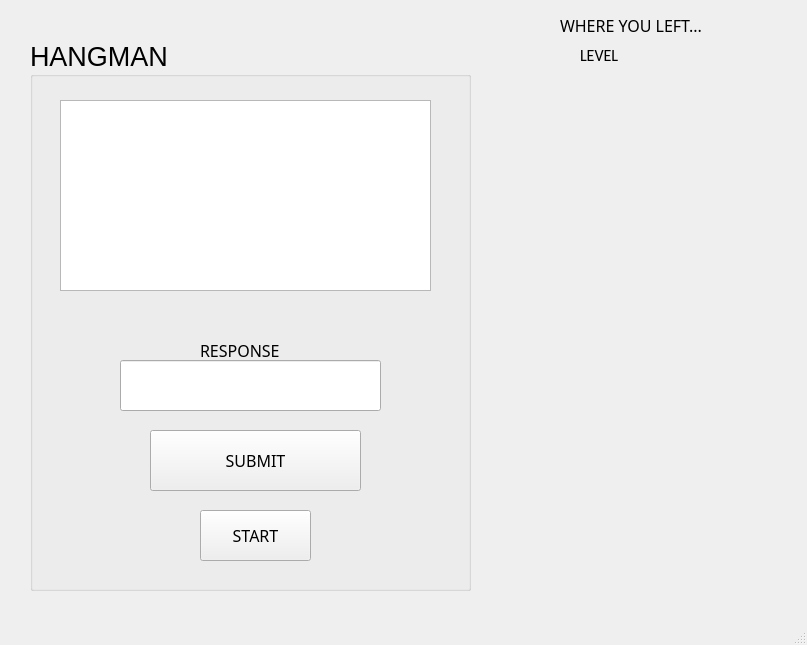
<?xml version="1.0" encoding="UTF-8"?>
<ui version="4.0">
 <class>MainWindow4</class>
 <widget class="QMainWindow" name="MainWindow4">
  <property name="geometry">
   <rect>
    <x>0</x>
    <y>0</y>
    <width>807</width>
    <height>645</height>
   </rect>
  </property>
  <property name="windowTitle">
   <string>MainWindow</string>
  </property>
  <widget class="QWidget" name="centralwidget">
   <widget class="QGroupBox" name="groupBox">
    <property name="geometry">
     <rect>
      <x>30</x>
      <y>40</y>
      <width>441</width>
      <height>551</height>
     </rect>
    </property>
    <property name="font">
     <font>
      <pointsize>20</pointsize>
     </font>
    </property>
    <property name="title">
     <string>HANGMAN</string>
    </property>
    <widget class="QTextBrowser" name="textBrowser">
     <property name="geometry">
      <rect>
       <x>30</x>
       <y>60</y>
       <width>371</width>
       <height>191</height>
      </rect>
     </property>
     <property name="font">
      <font>
       <family>Chiller</family>
       <pointsize>14</pointsize>
      </font>
     </property>
    </widget>
    <widget class="QPushButton" name="submit">
     <property name="geometry">
      <rect>
       <x>120</x>
       <y>390</y>
       <width>211</width>
       <height>61</height>
      </rect>
     </property>
     <property name="font">
      <font>
       <family>Calibri Light</family>
       <pointsize>12</pointsize>
      </font>
     </property>
     <property name="text">
      <string>SUBMIT</string>
     </property>
    </widget>
    <widget class="QLineEdit" name="lineEdit">
     <property name="geometry">
      <rect>
       <x>90</x>
       <y>320</y>
       <width>261</width>
       <height>51</height>
      </rect>
     </property>
     <property name="font">
      <font>
       <family>Calibri Light</family>
       <pointsize>12</pointsize>
      </font>
     </property>
    </widget>
    <widget class="QLabel" name="label">
     <property name="geometry">
      <rect>
       <x>170</x>
       <y>300</y>
       <width>91</width>
       <height>21</height>
      </rect>
     </property>
     <property name="font">
      <font>
       <family>Calibri Light</family>
       <pointsize>12</pointsize>
      </font>
     </property>
     <property name="text">
      <string>RESPONSE</string>
     </property>
    </widget>
    <widget class="QPushButton" name="start">
     <property name="geometry">
      <rect>
       <x>170</x>
       <y>470</y>
       <width>111</width>
       <height>51</height>
      </rect>
     </property>
     <property name="font">
      <font>
       <family>Calibri Light</family>
       <pointsize>12</pointsize>
      </font>
     </property>
     <property name="text">
      <string>START</string>
     </property>
    </widget>
   </widget>
   <widget class="QLabel" name="label_pic">
    <property name="geometry">
     <rect>
      <x>520</x>
      <y>220</y>
      <width>251</width>
      <height>321</height>
     </rect>
    </property>
    <property name="text">
     <string/>
    </property>
   </widget>
   <widget class="QLabel" name="label_level">
    <property name="geometry">
     <rect>
      <x>580</x>
      <y>40</y>
      <width>51</width>
      <height>31</height>
     </rect>
    </property>
    <property name="font">
     <font>
      <family>Calibri</family>
      <pointsize>12</pointsize>
     </font>
    </property>
    <property name="text">
     <string>LEVEL</string>
    </property>
   </widget>
   <widget class="QLabel" name="level">
    <property name="geometry">
     <rect>
      <x>640</x>
      <y>40</y>
      <width>51</width>
      <height>31</height>
     </rect>
    </property>
    <property name="font">
     <font>
      <family>Calibri</family>
      <pointsize>12</pointsize>
     </font>
    </property>
    <property name="text">
     <string/>
    </property>
   </widget>
   <widget class="QLabel" name="label_2">
    <property name="geometry">
     <rect>
      <x>560</x>
      <y>10</y>
      <width>171</width>
      <height>31</height>
     </rect>
    </property>
    <property name="font">
     <font>
      <family>Calibri Light</family>
      <pointsize>12</pointsize>
     </font>
    </property>
    <property name="text">
     <string>WHERE YOU LEFT...</string>
    </property>
   </widget>
   <widget class="QLabel" name="user_key">
    <property name="geometry">
     <rect>
      <x>40</x>
      <y>10</y>
      <width>231</width>
      <height>31</height>
     </rect>
    </property>
    <property name="font">
     <font>
      <family>Comic Sans MS</family>
      <pointsize>11</pointsize>
     </font>
    </property>
    <property name="text">
     <string/>
    </property>
   </widget>
  </widget>
  <widget class="QMenuBar" name="menubar">
   <property name="geometry">
    <rect>
     <x>0</x>
     <y>0</y>
     <width>807</width>
     <height>26</height>
    </rect>
   </property>
  </widget>
  <widget class="QStatusBar" name="statusbar"/>
 </widget>
 <resources/>
 <connections/>
</ui>
